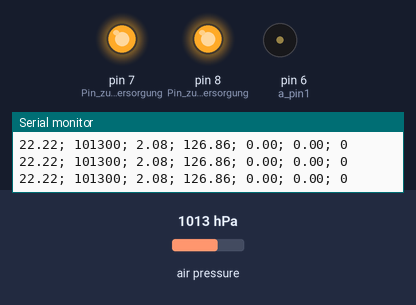
The sketch below on a simulated Arduino Leonardo, built with avr-gcc and run on an emulated ATmega32U4. Parts: output pins drawn as LEDs (lit = HIGH), buzzer (waves = sounding), the last lines printed to the serial monitor. The inputs (shaded band) are chosen by the test bench; at power-on: air pressure 1013 hPa.

Above: at 2.8 s.
2.9 s: air pressure set to 952 hPa
At 5.8 s:
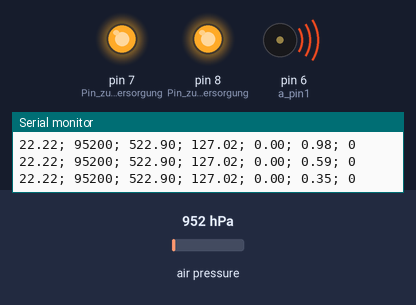
5.9 s: air pressure set to 975 hPa
Timing chart, 0 to 14.2 s (numbered marks = the images above; inputs shaded):
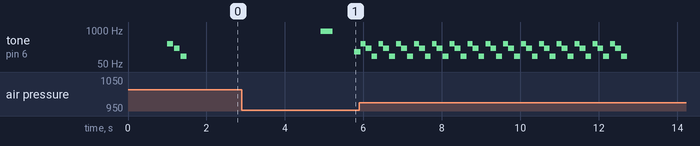

The sketch:

V_15_Filter10.ino
```cpp
/****************************************************
  Mini Vario mit Bluetooth
  * Bluetooth Modul ist H-06
  * Barometer Modul ist MS5611
  * Mini PRO 3.3V 8 MHz oder Leonardo
  * oder !!!belibiges!!! Arduino

  Auf der Misst von Ivaylo gewachsen.
  2018-04-09
****************************************************/

#include <Wire.h>
#include <MS5611.h>
MS5611 bpm;

//////////////////////////////////////////////////////////////////////////////////////////////////////////////////
///////////////////////////////   Variablen die Mann aendern kann!   /////////////////////////////////////////////
//////////////////////////////////////////////////////////////////////////////////////////////////////////////////
    float min_steigen = 0.20;               //Minimale Steigen (Standart Wert ist 0.4m/s).
    float max_sinken = -3.50;               //Maximales Sinken (Standart Wert ist - 1.1m/s).

    float FehlerV = 4.000 *min_steigen;     //Gewichtung fuer Vario Filter berechnen. 0.1 > FehlerV < 1.0

    long leseZeit = 150;                    //Interval zum lesen vom Baro audio Vario, Standart(min) ist 150.
    long leseZeitBT = 100;                  //Interval zum lesen vom Baro fuer BT, Standart(min) ist 100.

    long konst_frqz = 150;                  //Audio Frequez beim konstante Frequenz Einstellung.
    long max_frqz = 1800;                   //Maximale Audio Frequenz beim variable Frequenz Einstellung.

    //short bt_pin = 2;                     //Bluetooth Pin definieren. Fuer Leonardo 14. Fuer die Anderen 2.

    int a_pin1 = 6;                       //Lautsprecher Pin definieren! <<= fuer normalen Mini Pro
    //int a_pin1 = 9;                     //Lautsprecher Pin definieren! <<= fuer Leonardo
    //int a_pin1 = 5;                     //Lautsprecher Pin definieren! <<= fuer Ivkos Micro Vario
//////////////////////////////////////////////////////////////////////////////////////////////////////////////////
//////////////////////////////////////////////////////////////////////////////////////////////////////////////////
//////////////////////////////////////////////////////////////////////////////////////////////////////////////////
//////////////////////////////////////////////////////////////////////////////////////////////////////////////////
//////////////////////////////////////////////////////////////////////////////////////////////////////////////////


long Druck, Druck0, DruckB;

int PinBT,  XOR, c, startCH = 0;
float kal[11], Vario, VarioR, Hoehe, Temp, AvrgV = 0.000;

unsigned long  dZeit, ZeitE, ZeitS, ZeitPipA, ZeitPipE;


// SETUP//////////////////////////////////////////////////////////////////////////////////////////////////////////
//////////////////////////////////////////////////////////////////////////////////////////////////////////////////
void setup() {
    leseZeit = leseZeit -24;

    Serial.begin(9600);
    //Serial1.begin(9600);

    //pinMode(bt_pin, INPUT);                      // Definiert den Pin für der BT Schalter.
    //PinBT = digitalRead(bt_pin);                 // Definiere SChalter Zustand fuer BT.
    PinBT = 0;                              // Wenn keine BT-Modul eingebaut ist - 0.

    pinMode(7, OUTPUT);                     // Pin zum BT Versorgung.
    pinMode(8, OUTPUT);                     // Pin zum BT Versorgung.


// Initialize MS5611 sensor!
    // Ultra high resolution: MS5611_ULTRA_HIGH_RES
    // (default) High resolution: MS5611_HIGH_RES
    // Standard: MS5611_STANDARD
    // Low power: MS5611_LOW_POWER
    // Ultra low power: MS5611_ULTRA_LOW_POWER
    while(!bpm.begin(MS5611_ULTRA_HIGH_RES))
    {
        delay(500);
    }

//BT umbenenen START
    if (PinBT == 0)
    {
        digitalWrite(7, HIGH);               // BT Versorgung einschalten.
        digitalWrite(8, HIGH);               // BT Versorgung einschalten.
        delay(1000);
        //Serial.begin(9600);                 //fuer MiniPro
        //Serial1.begin(9600);                //fuer BT - Leonardo.
        /*/
        Serial.print("AT");
        delay(1500);
        Serial.print("AT+NAMEIvkosVario");
        delay(500);
        //Serial.print("AT+RESET");
        delay(500);//*/
        // PIN ist 1234 oder 0000 <= #############################################################################
    }
    else
    {
        digitalWrite(7, LOW);               // BT Versorgung einschalten.
        digitalWrite(8, LOW);               // BT Versorgung einschalten.
    }
//BT umbenenen ENDE */


// Spielt die Start-Tonfolge.
    tone(a_pin1 , 300, 150);
    delay(175);
    tone(a_pin1 , 200, 150);
    delay(175);
    tone(a_pin1 , 100, 150);
    delay(250);
// */

ZeitS = micros();
}

// LOOP///////////////////////////////////////////////////////////////////////////////////////////////////////////
//////////////////////////////////////////////////////////////////////////////////////////////////////////////////
void loop()
{

  if(PinBT==0)
    {
      dZeit=(ZeitE-ZeitS);
      if (float(dZeit)/1000 >= float(leseZeit) )
        {
          SteigenBerechnen();
        }
        else
        {
          PipserX();
          ZeitE = micros();
        }
    }
    else
    {
      Bloetooth();
    }
}


//////////////////////////////////////////////////////////////////////////////////////////////////////////////////
//=> Unterfunktionen und Programme   /////////////////////////////////////////////////////////////////////////////
//////////////////////////////////////////////////////////////////////////////////////////////////////////////////
//////////////////////////////////////////////////////////////////////////////////////////////////////////////////


// Luftdrucksensor auslesen ######################################################################################
// ###############################################################################################################
void BaroAuslesen()
{
  //Temp = bpm.readTemperature();
  Temp = 22.22;
  Druck = bpm.readPressure();
  Hoehe = bpm.getAltitude(Druck);
}
// ###############################################################################################################
// ENDE ##########################################################################################################


// Steigen berechnen #############################################################################################
// ###############################################################################################################
void SteigenBerechnen()
{
      BaroAuslesen();
      int i;

      ZeitE = micros();
      dZeit=(ZeitE-ZeitS);

      if(startCH==0)
      {
        kal[1] = Hoehe;
        kal[0] = 0.00;
        startCH=1;
      }

      // Steigwerte berechnen.
        Vario=((Hoehe - kal[1]) / (float(dZeit)/1000000));
        VarioR=Vario;
        kal[1]=Hoehe;
        if (FehlerV > 1.000) FehlerV = 1.000;

      // Filter fuer die Steugung anwenden.
        kal[2]=VarioR;

      // > Mittelwert bilden.

        AvrgV = 0;
        i=2;
        for (i; i <= 9; i++){
          AvrgV = AvrgV + kal[i];
        }
        //Vario = (AvrgV  + kal[0])/i;
        AvrgV =  AvrgV / (i-1);
        Vario = (AvrgV  + kal[0])/2;

      // < Mittelwert bilden.

        Vario = FehlerV*Vario + (1-FehlerV)*kal[0];
        kal[0] = Vario;

        i=10;
        for (i; i >= 3; i--){
          kal[i] = kal[i-1];
        }


      //Temp.[C°];Druck[Pa];Hoehe[m];dZeit[ms];VarioR[m/s];Vario[m/s];BT Taster
      //  Zum aktivieren der Ausgabe * zwischen // loeschen.
      Serial.print(Temp, 2);
      Serial.print("; ");

      Serial.print(Druck);
      Serial.print("; ");

      Serial.print(Hoehe, 2);
      Serial.print("; ");

      Serial.print(float(dZeit)/1000, 2);
      Serial.print("; ");

      Serial.print(VarioR, 2);
      Serial.print("; ");

      Serial.print(Vario, 2);//
      Serial.print("; ");

      Serial.print(PinBT);
      Serial.println(); // */

      ZeitS = ZeitE;
}
// ###############################################################################################################
// ENDE ##########################################################################################################


// Pipser ########################################################################################################
// ###############################################################################################################
void PipserX()
{
    //Vario = 1.00; // Ton Test!

    float frequency = float(max_frqz) / (1.00 + pow((Vario - 11.30) / -6.80, 5.10));
    float duration = (-60.00*Vario + 500)*0.75;    // Variable Pause
    frequency = int(frequency);
    duration = long(duration);

  // Wenn Steigen groesser als min_steigen
      if ( Vario >= min_steigen)
        {
            if ( Vario <= 7  )
            {
                if ( (millis() - ZeitPipA) >= (unsigned long)(2*duration) )
                {
                    ZeitPipA = millis();
                    tone(a_pin1 , frequency, duration);
                }
            }
            if ( Vario > 7)
            {
              if ( Vario > 9) noTone(a_pin1);
              else tone(a_pin1 , int(max_frqz/2));
              delay(0);
            }
        }

  // Wenn Sinken kleiner als max_sinken
    if ( Vario < max_sinken)
    {
        tone(a_pin1 , 300, 150);
        delay(125);
        tone(a_pin1 , 200, 150);
        delay(150);
        tone(a_pin1 , 100, 150);
        delay(175);
    }

}
// ###############################################################################################################
// ENDE ##########################################################################################################


// Bloetooth #####################################################################################################
// ###############################################################################################################
/*  Verschiedene Komuniktionsprotokole möglich.  */

void Bloetooth()
{
    // Start "Blue Fly Vario" sentence ===========================================================================
    // ===========================================================================================================
    /* Ausgabe im BlueFlyVario Format.     The standard BlueFlyVario outp ut mode. This sends raw
    pressure measurements in the form "PRS XXXXX\n": XXXXX is the raw (unfiltered) pressure
    measurement in hexadecimal pascals. */
    // On-Off | Hier zwischen // ein * setzen dann ist es deaktiviert.
        //Temp = bpm.readTemperature();
        Druck = bpm.readPressure();

        Serial.print("PRS ");               //Ausgabe an der BT fuer MiniPro.
        Serial.println( Druck, HEX);        //BT-Serial schnitstelle ungefiltert.  Fuer MiniPro.

        //Serial1.print("PRS ");               //Ausgabe an der BT fuer Leonardo.
        //Serial1.println( Druck, HEX);        //BT-Serial schnitstelle ungefiltert.  Fuer Leonardo.

        // Wenn XCSoar vervender wird die Zeile drunter mitt "//..." auskomentieren.
        //delay(leseZeitBT - 22); //Wenn XCTrack benutzt wird Zeille aktiv lassen.

    // Ende "BlueFlyVario" sentence =========================================================================== */

// =>>

    // Start "LXNAV - LXWP0" sentence ============================================================================
    // ===========================================================================================================
    /* Send LXWP0 output mode for use with a range of apps:
        "$LXWP0,loger_stored (Y/N), IAS (kph), baroaltitude (m), vario (m/s),,,,,,heading of plane,
        windcourse (deg),windspeed (kph)*checksum \r\n" */
    /*/ On-Off | Hier zwischen // ein * setzen dann ist es deaktiviert.
        SteigenBerechnen();

        String s = "LXWP0,N,,";
        s = String(s+ String(Hoehe,1) + "," + String(Vario,2) + ",,,,,,,,"  );

    // Checksum berechnen und als int ausgeben
    // wird als HEX benötigt im NMEA Datensatz
    // zwischen $ und * rechnen
        int i, XOR, c;
        XOR = 0;

        for (i = 0; i < s.length(); i++) {
            c = (unsigned char)s.charAt(i);
            if (c == '*') break;
            if (c!='$') XOR ^= c;
        }
    // Checksum berechnen

        // Fuer MiniPro:
        Serial.print("$");
        Serial.print(s);
        Serial.print("*");
        Serial.println(XOR,HEX);

        // Fuer Leonardo:
        //Serial.print("$");
        //Serial.print(s);
        //Serial.print("*");
        //Serial.println(XOR,HEX); //

    delay(leseZeitBT - 73);

    // Ende "LXNAV - LXWP0" sentence ========================================================================== */

// =>>

    // Start "LK8EX1" sentence ===================================================================================
    // ===========================================================================================================
    // Send $LK8EX1,pressure,altitude,vario,temperature,battery,*checksum
    /*/ On-Off | Hier zwischen // ein * setzen dann ist es deaktiviert.
    SteigenBerechnen();

    String s = "LK8EX1,";
    s = String(s + String(Druck,DEC) + "," + String(Hoehe,2) + "," + String(Vario*100,0) + "," + String(Temp,1) + ",1.1,");

    // Checksum berechnen und als int ausgeben
    // wird als HEX benötigt im NMEA Datensatz
    // zwischen $ und * rechnen
    int i, XOR, c;
    XOR = 0;

    for (i = 0; i < s.length(); i++) {
    c = (unsigned char)s.charAt(i);
    if (c == '*') break;
    if (c!='$') XOR ^= c;
    }
    // Checksum berechnen

        // Fuer MiniPro:
        Serial.print("$");
        Serial.print(s);
        Serial.print("*");
        Serial.println(XOR,HEX);

        // Fuer Leonardo:
        //Serial.print("$");
        //Serial.print(s);
        //Serial.print("*");
        //Serial.println(XOR,HEX); //

    delay(leseZeitBT - 23);
    // Ende "LK8EX1" sentence ================================================================================= */

// =>>

    // Start "Custom BFV" sentence ===============================================================================
    // ===========================================================================================================
    /* Custom BFV sentence: This sends a NMEA like sentence in the
    following format: "$BFV,pressure(Pa),vario(cm/s), temp(deg C),
    battery(%),pitotDiffPressure(pa)*checksum\r\n". Pressure (the filtered pressure as an
    unsigned integer), vario (the filtered vario as an signed integer) and temp(signed float) are
    always sent. Battery % (unsigned integer) is only sent for models which include a battery;
    otherwise "0" is sent. pitotDiffPressure (signed integer) is only sent when the hardware
    setting usePitot is enabled. */
    /*/ On-Off | Hier zwischen // ein * setzen dann ist es deaktiviert.
        SteigenBerechnen();

        String s = "BFV,";
        s = String(s + String(Druck) + "," + String(Vario*100,0) + "," + String(Temp,2) + ",0"  );

    // Checksum berechnen
    // und als int ausgeben wird als HEX benötigt.
    // Im NMEA Datensatz zwischen $ und * rechnen.
        int i, XOR, c;
        XOR = 0;

        for (i = 0; i < s.length(); i++) {
            c = (unsigned char)s.charAt(i);
            if (c == '*') break;
            if (c!='$') XOR ^= c;
        }

        // Fuer MiniPro:
        Serial.print("$");
        Serial.print(s);
        Serial.print("*");
        Serial.println(XOR,HEX);

        // Fuer Leonardo:
        //Serial.print("$");
        //Serial.print(s);
        //Serial.print("*");
        //Serial.println(XOR,HEX); //

    delay(leseZeitBT - 24);

    // Ende "Custom BFV sentence" ============================================================================= */


    // Start Normale Daten Ausgabe ===============================================================================
    // ===========================================================================================================
    /*/ On-Off | Hier zwischen // ein * setzen dann ist es deaktiviert.

      // Zum Testen ueber Serial-Port !!!-> nicht vergesen VarioR aus zu kommentiren.
      //Temp.[C°];Druck[Pa];Hoehe[m];dZeit[ms];VarioR[m/s];Vario[m/s];BT Taster
      //  Zum Asugabe aktiwieren * zwischen // löschen.

      SteigenBerechnen();

      Serial.print(Temp, 2);
      Serial.print("; ");

      Serial.print(Druck);
      Serial.print("; ");

      Serial.print(Hoehe, 2);
      Serial.print("; ");

      Serial.print(dZeit/1000, 3);
      Serial.print("; ");

      Serial.print(VarioR, 2);
      Serial.print("; ");

      Serial.print(Vario, 2);
      Serial.print("; ");

      Serial.print(PinBT);
      Serial.println();

      delay(leseZeit - 4);

    // Ende Normale Daten Ausgabe ============================================================================= */
}
// ###############################################################################################################
// ENDE ##########################################################################################################
```

Measured:
- after the input at 2.9 s, tone on pin 6 (a_pin1): silent → 900 Hz after 2.0 s, → 906 Hz 0.13 s later, → silent 0.17 s later, → 145 Hz 0.55 s later
